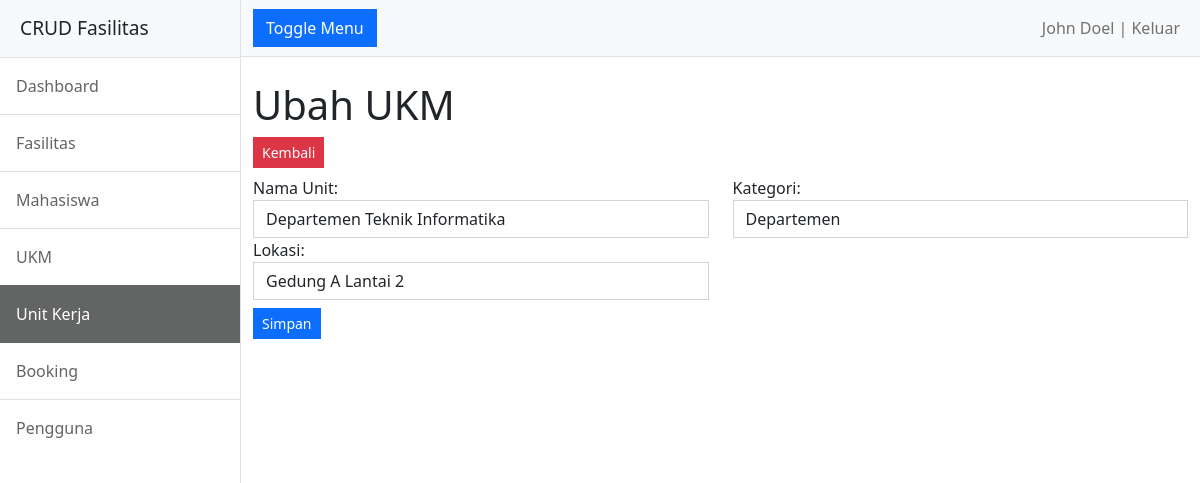
The page /unit-kerja/ubah.php?id_unit=1 (signed in) on the database its author committed.
### tables this page shows
CREATE TABLE `unit_kerja` (
  `id_unit` int(11) NOT NULL,
  `nama_unit` varchar(255) NOT NULL,
  `kategori` varchar(255) NOT NULL,
  `lokasi` varchar(255) NOT NULL
);

### unit-kerja/functions.php (called while the page is built, shortened)
<?php
include "../conn.php";
function tampilUnitPerId($id_unit) {
    global $conn;
    $query = "SELECT * FROM unit_kerja WHERE id_unit = $id_unit";
    $result = mysqli_query($conn, $query);
    return $result;
}

### unit-kerja/ubah.php (the view, shortened to what this page needs)
<?php
include 'functions.php';
$id_unit = $_GET['id_unit'];
$result = tampilUnitPerId($id_unit);
$row = mysqli_fetch_assoc($result);
?>
<!DOCTYPE html>
<html lang="en">
<head>
    <link href="../assets/css/styles.css" rel="stylesheet" />
</head>
<body>
    <div class="d-flex" id="wrapper">
        <div class="border-end bg-white" id="sidebar-wrapper">
            <div class="sidebar-heading border-bottom bg-light">CRUD Fasilitas</div>
            <div class="list-group list-group-flush">
                <a class="list-group-item list-group-item-action list-group-item-light p-3" href="../">Dashboard</a>
                <a class="list-group-item list-group-item-action list-group-item-light p-3" href="../fasilitas">Fasilitas</a>
                <a class="list-group-item list-group-item-action list-group-item-light p-3" href="../mahasiswa">Mahasiswa</a>
                <a class="list-group-item list-group-item-action list-group-item-light p-3" href="../ukm">UKM</a>
                <a class="list-group-item list-group-item-action list-group-item-light p-3 active" href="../unit-kerja">Unit Kerja</a>
                <a class="list-group-item list-group-item-action list-group-item-light p-3" href="../booking">Booking</a>
                <?php if($_SESSION['role'] == 'admin'){?>
                <a class="list-group-item list-group-item-action list-group-item-light p-3" href="../pengguna">Pengguna</a>
                <?php } ?>
            </div>
        </div>
        <div id="page-content-wrapper">
            <nav class="navbar navbar-expand-lg navbar-light bg-light border-bottom">
                <div class="container-fluid">
                    <button class="btn btn-primary rounded-0" id="sidebarToggle">Toggle Menu</button>
                    <div class="collapse navbar-collapse" id="navbarSupportedContent">
                        <ul class="navbar-nav ms-auto mt-2 mt-lg-0">
                            <li class="nav-item"><a class="nav-link" href="../logout.php"><?= $_SESSION['name'];?> | Keluar</a></li>
                        </ul>
                    </div>
                </div>
            </nav>
            <div class="container-fluid">
                <h1 class="mt-4">Ubah UKM</h1>
                <a href="index.php" class="btn btn-sm btn-danger mb-2 rounded-0">Kembali</a>
                <form action="" method="post">
                    <div class="row">
                        <div class="form-group col-6">
                            <label for="nama_unit">Nama Unit:</label>
                            <input type="text" class="form-control rounded-0" id="nama_unit" name="nama_unit" value="<?= $row['nama_unit'];?>" required>
                        </div>
                        <div class="form-group col-6">
                            <label for="kategori">Kategori:</label>
                            <input type="text" class="form-control rounded-0" id="kategori" name="kategori" value="<?= $row['kategori'];?>" required>
                        </div>
                        <div class="form-group col-6">
                            <label for="lokasi">Lokasi:</label>
                            <input type="text" class="form-control rounded-0" id="lokasi" name="lokasi" value="<?= $row['lokasi'];?>" required>
                        </div>
                    </div>
                    <input class="btn btn-primary mt-2 btn-sm rounded-0" type="submit" value="Simpan">
                </form>
            </div>
        </div>
    </div>
</body>
</html>

### rows shown on the page
unit_kerja: nama_unit "Departemen Teknik Informatika", kategori "Departemen", lokasi "Gedung A Lantai 2"

### other values the page prints
$_SESSION['name'] "John Doel"
